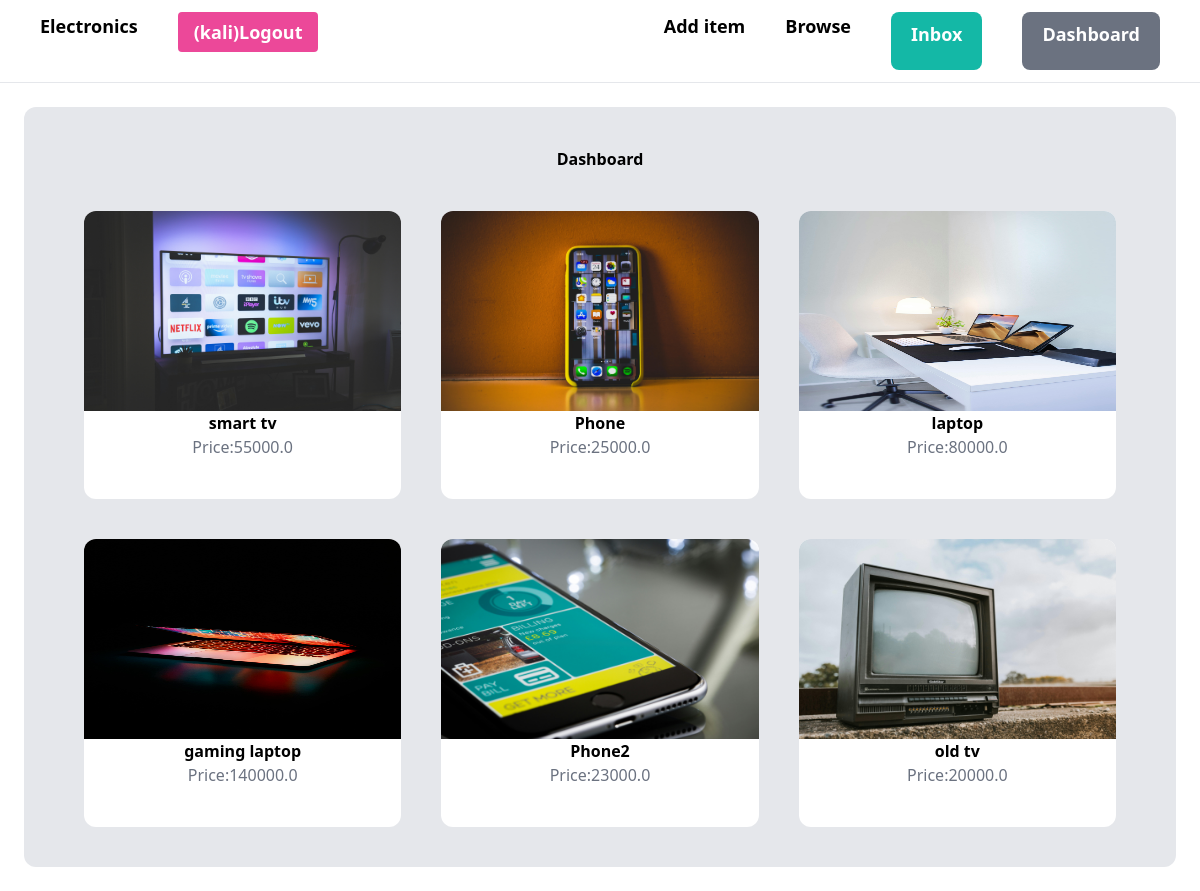
The app's page /dashboard/ (signed in) with its own data.
### item/models.py (models this page shows, shortened)
class ItemModel(models.Model):
    catagory=models.ForeignKey(CatagoryModel,related_name='items',on_delete=models.CASCADE)
    name=models.CharField(max_length=200)
    description=models.TextField(blank=True)
    price=models.FloatField()
    isSold=models.BooleanField(default=False)
    creator=models.ForeignKey(User,on_delete=models.CASCADE,blank=True)
    createdAt=models.DateTimeField(auto_now_add=True)
    image=models.ImageField(upload_to="uploads")

### dashboard/views.py (the view)
# urls.py: path('',views.dashboard,name='dashboard'),
def dashboard(request,):
    items=ItemModel.objects.filter(creator=request.user)
    return render(request,'item/dashboard.html',{'items':items})

### item/templates/item/dashboard.html
{% extends 'core/main.html'%}
{% block content %}
<div class="py-5 m-6 px-10 flex flex-col text-center bg-gray-200 rounded-xl ">
<span class="font-bold m-5">Dashboard</span>
<div class="grid lg:grid-cols-3 grid-cols-1 ">
{% for item in items %}
<div class="flex flex-col text-center items-center justify-between bg-white pb-10 m-5 rounded-xl">
<img src="{{item.image.url}}" alt="image" class="w-full h-[200px] rounded-t-xl ">
<div class="font-bold">{{item.name}}</div>
<div class="text-gray-500">Price:{{item.price}}</div>
</div>
{% endfor %}
</div>
</div>
{% endblock %}

### core/templates/core/main.html (shortened to what this page needs)
<html lang="en">
<head>
    <script src="https://cdn.tailwindcss.com"></script>
</head>
<body class="overflow-x-hidden">
    <nav class="px-10 py-3 text-lg flex flex-wrap lg:justify-between justify-center border-b lg:font-semibold">
     <div class="flex gap-10 justify-between">
        <a href="/" class=" hover:text-gray-500 ">Electronics</a>
        {% if request.user.is_authenticated %}
        <form action="{% url 'core:logout' %}" method="post">
           <button class="bg-pink-500 flex font-bold hover:bg-pink-600 hover:text-white inline-block items-center  max-h-10 mr-4 px-4 py-2 rounded shado text-white">
                ({{request.user}})Logout
        </button>
        </form>
        {% endif %}
     </div>
        <div class="lg:flex grid grid-cols-2  flex-wrap lg:gap-10 gap-3 ">
            <a href="{% url 'item:create-item' %}" class=" hover:text-red-500 lg:inline hidden">Add item</a>
            <a href="{% url 'item:items' %}" class=" hover:text-red-500 lg:inline hidden">Browse</a>
            {% if request.user.is_authenticated %}
            <a href="{% url 'conversation:inbox' %}" class="bg-teal-500 hover:bg-teal-700 px-5 py-2 text-white rounded-lg " >Inbox</a>
            <a href="{% url 'dashboard:dashboard' %}" class="bg-gray-500  hover:bg-gray-700 px-5 py-2 text-white rounded-lg">Dashboard</a>
            {% else %}
            <a href="{% url 'core:signUp'%}" class="bg-teal-500 hover:bg-teal-700 px-5 py-2 text-white rounded-lg" >signUp</a>
            {% endif %}
        </div>
    </nav>
   {% block content %}
    {% endblock %}
</body>
</html>

### records on screen
ItemModel: image (picture), name "smart tv", price "55000.0"
ItemModel: image (picture), name "Phone", price "25000.0"
ItemModel: image (picture), name "laptop", price "80000.0"
ItemModel: image (picture), name "gaming laptop", price "140000.0"
ItemModel: image (picture), name "Phone2", price "23000.0"
ItemModel: image (picture), name "old tv", price "20000.0"

### other values on screen
{{ request.user }} "kali"
